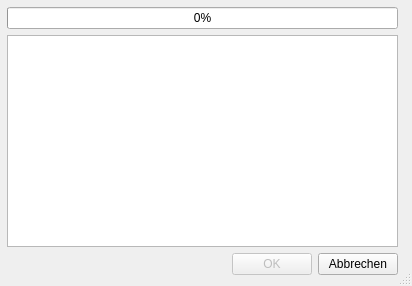
<?xml version="1.0" encoding="UTF-8"?>
<ui version="4.0">
 <class>Dialog</class>
 <widget class="QDialog" name="Dialog">
  <property name="geometry">
   <rect>
    <x>0</x>
    <y>0</y>
    <width>412</width>
    <height>286</height>
   </rect>
  </property>
  <property name="windowTitle">
   <string>easyP2P</string>
  </property>
  <property name="sizeGripEnabled">
   <bool>true</bool>
  </property>
  <widget class="QWidget" name="layoutWidget">
   <property name="geometry">
    <rect>
     <x>7</x>
     <y>7</y>
     <width>391</width>
     <height>268</height>
    </rect>
   </property>
   <layout class="QVBoxLayout" name="verticalLayout">
    <item>
     <widget class="QProgressBar" name="progressBar">
      <property name="value">
       <number>0</number>
      </property>
     </widget>
    </item>
    <item>
     <widget class="QTextBrowser" name="progressText"/>
    </item>
    <item>
     <layout class="QHBoxLayout" name="horizontalLayout">
      <item>
       <spacer name="horizontalSpacer">
        <property name="orientation">
         <enum>Qt::Horizontal</enum>
        </property>
        <property name="sizeHint" stdset="0">
         <size>
          <width>40</width>
          <height>20</height>
         </size>
        </property>
       </spacer>
      </item>
      <item>
       <widget class="QPushButton" name="pushButton_OK">
        <property name="enabled">
         <bool>false</bool>
        </property>
        <property name="text">
         <string>OK</string>
        </property>
       </widget>
      </item>
      <item>
       <widget class="QPushButton" name="pushButton_abort">
        <property name="text">
         <string>Abbrechen</string>
        </property>
       </widget>
      </item>
     </layout>
    </item>
   </layout>
  </widget>
 </widget>
 <resources/>
 <connections/>
</ui>
